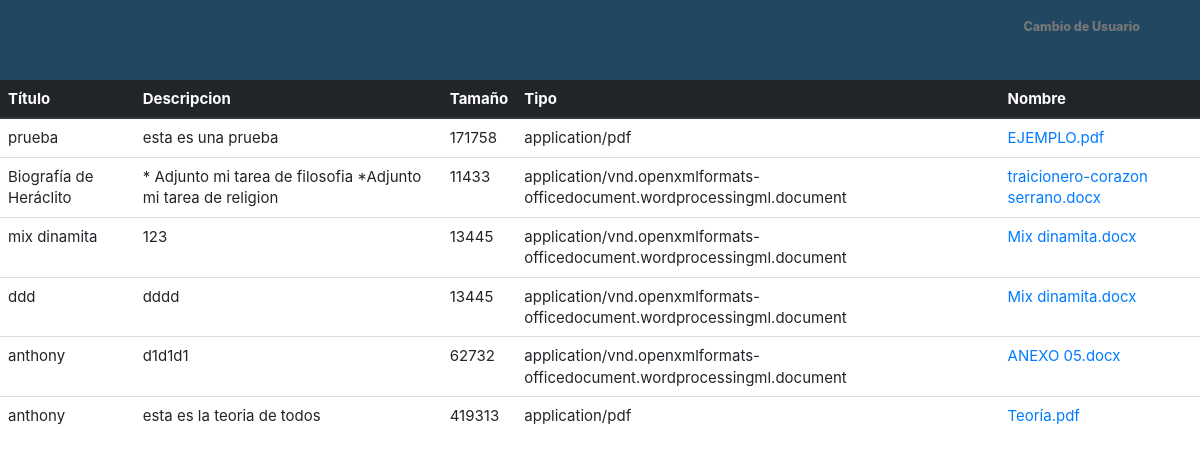
The app's page /index.php/alumno/verlista with its own data.
### tables this page shows
CREATE TABLE `tbl_documentos` (
  `id_documento` int(10) unsigned NOT NULL AUTO_INCREMENT,
  `titulo` varchar(150) DEFAULT NULL,
  `descripcion` mediumtext,
  `tamanio` int(10) unsigned DEFAULT NULL,
  `tipo` varchar(150) DEFAULT NULL,
  `nombre_archivo` varchar(255) DEFAULT NULL,
  PRIMARY KEY (`id_documento`)
);

### application/controllers/Alumno.php (called while the page is built, shortened)
<?php
class alumno extends CI_Controller {
    function __construct() {
        $this->load->model("m_alumno");
    }
     public function verlista() {
        $this->load->view("lista");
    }
}
?>

### index.php (called while the page is built, shortened)
<?php
require_once BASEPATH.'core/CodeIgniter.php';

### application/views/config.inc.php (called while the page is built, shortened)
<?php
class Conect_MySql {
     var $obj = array ( "dbname"	=>	"intranet",
                       "dbuser"		=>	"root"		,
                       "dbpwd"		=>	""		,
                       "dbhost"		=>	"localhost"	);
     var $db_connect_id = "";
    private function connect(){
		$this->db_connect_id = mysqli_connect($this->obj['dbhost'],$this->obj['dbuser'],$this->obj['dbpwd'],$this->obj['dbname']);
  }
function execute($query) {
        $this->q_id = mysqli_query($this->db_connect_id,$query);
	return $this->q_id;
    }
  public function fetch_row($q_id = "") {
        $result = mysqli_fetch_array($q_id);
        return $result;
    }
}
?>

### application/views/lista.php (the view, shortened to what this page needs)
<!DOCTYPE html>
<?php $this->load->view('templates/header.php'); ?>
<?php $this->load->view('templates/navbar.php'); ?>
<html>
    <head>
    </head>
    <body>
  <table class="table"  style=" font-size: 15px; ">
         <thead class="thead-dark">
                <tr>
                  <th scope="col">Título</th>
                  <th scope="col">Descripcion</th>
                  <th scope="col">Tamaño</th>
                  <th scope="col">Tipo</th>
                  <th scope="col">Nombre</th>
                </tr>
        </thead>
        <?php
        include 'config.inc.php';
        $db=new Conect_MySql();
            $sql = "select  * from tbl_documentos";
            $query = $db->execute($sql);
            while($datos=$db->fetch_row($query)){
                ?>
            <tr>
                <td><?php echo $datos['titulo']; ?></td>
                <td><?php echo $datos['descripcion']; ?></td>
                <td><?php echo $datos['tamanio']; ?></td>
                <td><?php echo $datos['tipo']; ?></td>
                <td><a href="<?= site_url('Alumno/VerArchivos');?>?id=<?php echo $datos['id_documento']?>"><?php echo $datos['nombre_archivo']; ?></a></td>
            </tr>
          <?php  } ?>
        </table>
    </body>
</html>

### application/views/templates/header.php (shortened to what this page needs)
<!DOCTYPE html>
<html xmlns="http://www.w3.org/1999/xhtml">
    <head>
        <link href="<?php echo base_url() ?>assets/adminator/css/bootstrap.css" rel="stylesheet" />
        <link href="<?php echo base_url() ?>assets/adminator/css/font-awesome.css" rel="stylesheet" />
        <link href="<?php echo base_url() ?>assets/adminator/css/custom.css" rel="stylesheet" />
        <link href="<?php echo base_url() ?>assets/adminator/css/bootstrap.min.css" rel="stylesheet" />
    </head>
    <body>

### application/views/templates/navbar.php (shortened to what this page needs)
<div class="navbar navbar-inverse navbar-fixed-top">
    <span class="logout-spn" >
        <?php if ($this->session->userdata('username')): ?>
            <a class="navbar-brand" href="<?= site_url('login/logout') ?>">Desconectarse</a>
        <?php else : ?>
            <a class="navbar-brand" href="<?= site_url('login') ?>">Cambio de Usuario</a>
        <?php endif; ?>
    </span>
</div>

### assets/adminator/css/custom.css (style rules this page uses)
body { font-family: 'Open Sans', sans-serif; line-height:30px; }
.navbar-inverse { background-color: #214761; border-color: #F0F0F0; min-height: 80px; }
.logout-spn { float:right; color:#fff; font-size:25px; font-weight:800; margin:20px; margin: 10px 25px 10px 50px; }
.logout-spn a { text-decoration:none; }

### records on screen
tbl_documentos: titulo "prueba", descripcion "esta es una prueba", tamanio "171758", tipo "application/pdf", nombre_archivo "EJEMPLO.pdf"
tbl_documentos: titulo "Biografía de Heráclito", descripcion "* Adjunto mi tarea de filosofia *Adjunto mi tarea de religion", tamanio "11433", tipo "application/vnd.openxmlformats-officedocument.wordprocessingml.document", nombre_archivo "traicionero-corazon serrano.docx"
tbl_documentos: titulo "mix dinamita", descripcion "123", tamanio "13445", tipo "application/vnd.openxmlformats-officedocument.wordprocessingml.document", nombre_archivo "Mix dinamita.docx"
tbl_documentos: titulo "ddd", descripcion "dddd", tamanio "13445", tipo "application/vnd.openxmlformats-officedocument.wordprocessingml.document", nombre_archivo "Mix dinamita.docx"
tbl_documentos: titulo "anthony", descripcion "d1d1d1", tamanio "62732", tipo "application/vnd.openxmlformats-officedocument.wordprocessingml.document", nombre_archivo "ANEXO 05.docx"
tbl_documentos: titulo "anthony", descripcion "esta es la teoria de todos", tamanio "419313", tipo "application/pdf", nombre_archivo "Teoría.pdf"
